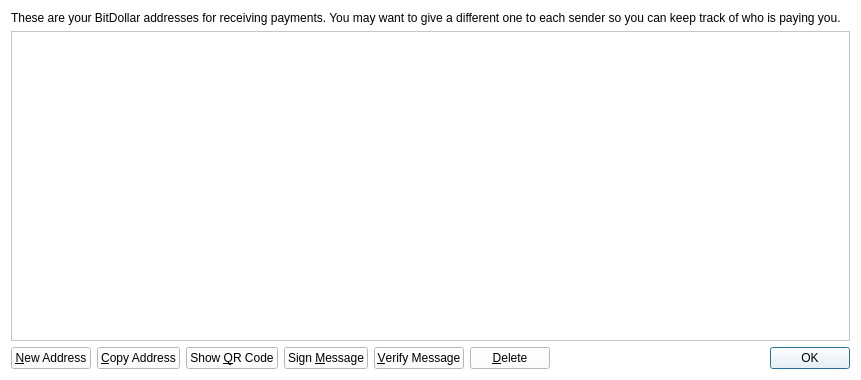
<?xml version="1.0" encoding="UTF-8"?>
<ui version="4.0">
 <class>AddressBookPage</class>
 <widget class="QWidget" name="AddressBookPage">
  <property name="geometry">
   <rect>
    <x>0</x>
    <y>0</y>
    <width>861</width>
    <height>380</height>
   </rect>
  </property>
  <property name="windowTitle">
   <string>Address Book</string>
  </property>
  <property name="autoFillBackground">
   <bool>false</bool>
  </property>
  <property name="styleSheet">
   <string notr="true">background-color: rgb(255, 255, 255);</string>
  </property>
  <layout class="QVBoxLayout" name="verticalLayout">
   <item>
    <widget class="QLabel" name="labelExplanation">
     <property name="text">
      <string>These are your BitDollar addresses for receiving payments. You may want to give a different one to each sender so you can keep track of who is paying you.</string>
     </property>
     <property name="textFormat">
      <enum>Qt::PlainText</enum>
     </property>
     <property name="wordWrap">
      <bool>true</bool>
     </property>
    </widget>
   </item>
   <item>
    <widget class="QTableView" name="tableView">
     <property name="contextMenuPolicy">
      <enum>Qt::CustomContextMenu</enum>
     </property>
     <property name="toolTip">
      <string>Double-click to edit address or label</string>
     </property>
     <property name="tabKeyNavigation">
      <bool>false</bool>
     </property>
     <property name="alternatingRowColors">
      <bool>true</bool>
     </property>
     <property name="selectionMode">
      <enum>QAbstractItemView::SingleSelection</enum>
     </property>
     <property name="selectionBehavior">
      <enum>QAbstractItemView::SelectRows</enum>
     </property>
     <property name="sortingEnabled">
      <bool>true</bool>
     </property>
     <attribute name="verticalHeaderVisible">
      <bool>false</bool>
     </attribute>
    </widget>
   </item>
   <item>
    <layout class="QHBoxLayout" name="horizontalLayout">
     <item>
      <widget class="QPushButton" name="newAddressButton">
       <property name="toolTip">
        <string>Create a new address</string>
       </property>
       <property name="text">
        <string>&amp;New Address</string>
       </property>
       <property name="icon">
        <iconset resource="../bitcoin.qrc">
         <normaloff>:/icons/add</normaloff>:/icons/add</iconset>
       </property>
      </widget>
     </item>
     <item>
      <widget class="QPushButton" name="copyToClipboard">
       <property name="toolTip">
        <string>Copy the currently selected address to the system clipboard</string>
       </property>
       <property name="text">
        <string>&amp;Copy Address</string>
       </property>
       <property name="icon">
        <iconset resource="../bitcoin.qrc">
         <normaloff>:/icons/editcopy</normaloff>:/icons/editcopy</iconset>
       </property>
      </widget>
     </item>
     <item>
      <widget class="QPushButton" name="showQRCode">
       <property name="text">
        <string>Show &amp;QR Code</string>
       </property>
       <property name="icon">
        <iconset resource="../bitcoin.qrc">
         <normaloff>:/icons/qrcode</normaloff>:/icons/qrcode</iconset>
       </property>
      </widget>
     </item>
     <item>
      <widget class="QPushButton" name="signMessage">
       <property name="toolTip">
        <string>Sign a message to prove you own a BitDollar address</string>
       </property>
       <property name="text">
        <string>Sign &amp;Message</string>
       </property>
       <property name="icon">
        <iconset resource="../bitcoin.qrc">
         <normaloff>:/icons/edit</normaloff>:/icons/edit</iconset>
       </property>
      </widget>
     </item>
     <item>
      <widget class="QPushButton" name="verifyMessage">
       <property name="toolTip">
        <string>Verify a message to ensure it was signed with a specified BitDollar address</string>
       </property>
       <property name="text">
        <string>&amp;Verify Message</string>
       </property>
       <property name="icon">
        <iconset resource="../bitcoin.qrc">
         <normaloff>:/icons/transaction_0</normaloff>:/icons/transaction_0</iconset>
       </property>
      </widget>
     </item>
     <item>
      <widget class="QPushButton" name="deleteButton">
       <property name="toolTip">
        <string>Delete the currently selected address from the list</string>
       </property>
       <property name="text">
        <string>&amp;Delete</string>
       </property>
       <property name="icon">
        <iconset resource="../bitcoin.qrc">
         <normaloff>:/icons/remove</normaloff>:/icons/remove</iconset>
       </property>
      </widget>
     </item>
     <item>
      <spacer name="horizontalSpacer">
       <property name="orientation">
        <enum>Qt::Horizontal</enum>
       </property>
       <property name="sizeHint" stdset="0">
        <size>
         <width>40</width>
         <height>20</height>
        </size>
       </property>
      </spacer>
     </item>
     <item>
      <widget class="QDialogButtonBox" name="buttonBox">
       <property name="sizePolicy">
        <sizepolicy hsizetype="Maximum" vsizetype="Fixed">
         <horstretch>0</horstretch>
         <verstretch>0</verstretch>
        </sizepolicy>
       </property>
       <property name="standardButtons">
        <set>QDialogButtonBox::Ok</set>
       </property>
      </widget>
     </item>
    </layout>
   </item>
  </layout>
 </widget>
 <resources>
  <include location="../bitcoin.qrc"/>
 </resources>
 <connections/>
</ui>
